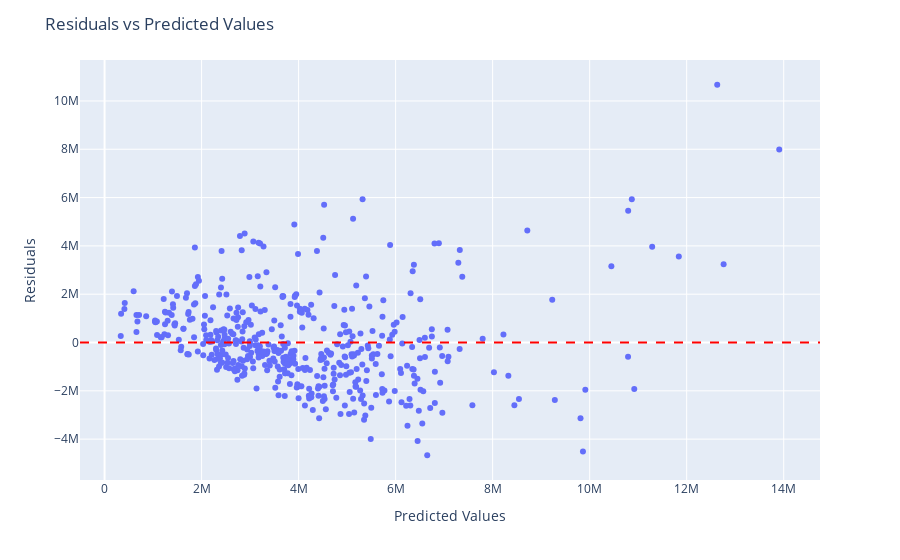

Write notebook code for a chart like this one.
### Markdown cell above
#### Homoscedasticity & Linearity & Independence

### Code cell
fig = px.scatter(x=predictions, y=residuals, labels={'x':'Predicted Values', 'y':'Residuals'})
fig.update_layout(title='Residuals vs Predicted Values', xaxis_title='Predicted Values', yaxis_title='Residuals')
# Add a horizontal line at residuals = 0
fig.add_hline(y=0, line_dash="dash", line_color="red")
fig.show()

### Figure 1 — Plotly figure (JSON) as saved in the notebook; plotly's stock layout.template omitted (floating-point values rounded to 4 significant figures; data arrays with more than 128 entries replaced by an {"elided": "..."} marker saying what was removed)
{"data": [{"hovertemplate": "Predicted Values=%{x}<br>Residuals=%{y}<extra></extra>", "legendgroup": "", "marker": {"color": "#636efa", "symbol": "circle"}, "mode": "markers", "name": "", "orientation": "v", "showlegend": false, "type": "scatter", "x": {"elided": "473 float values"}, "xaxis": "x", "y": {"elided": "473 float values"}, "yaxis": "y"}], "layout": {"legend": {"tracegroupgap": 0}, "margin": {"t": 60}, "shapes": [{"line": {"color": "red", "dash": "dash"}, "type": "line", "x0": 0, "x1": 1, "xref": "x domain", "y0": 0, "y1": 0, "yref": "y"}], "title": {"text": "Residuals vs Predicted Values"}, "xaxis": {"anchor": "y", "domain": [0, 1], "title": {"text": "Predicted Values"}}, "yaxis": {"anchor": "x", "domain": [0, 1], "title": {"text": "Residuals"}}}}
